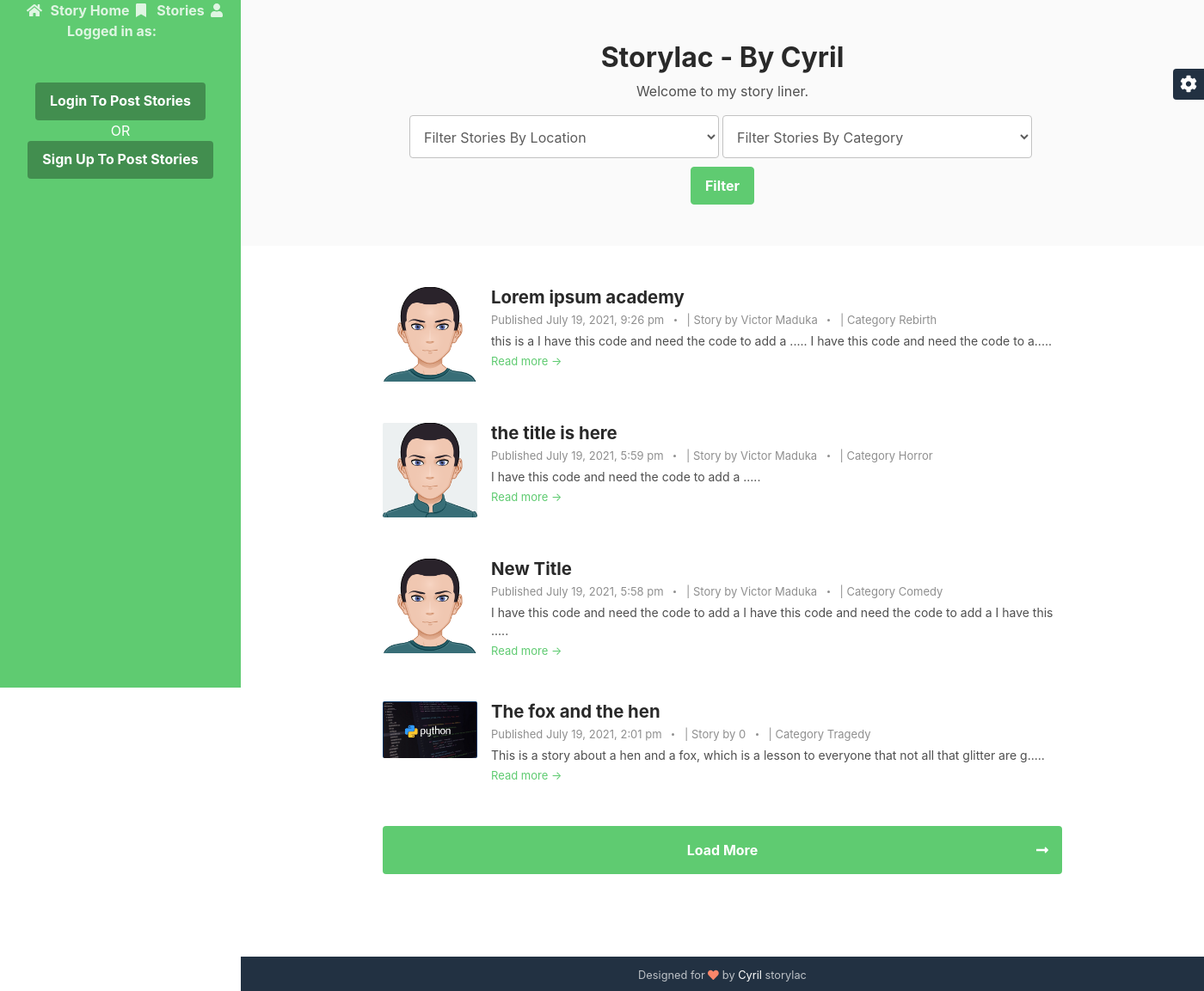
The page / on the database its author committed.
### tables this page shows
CREATE TABLE `stories` (
  `id` int(11) NOT NULL,
  `category` text,
  `story_title` text NOT NULL,
  `story_body` text NOT NULL,
  `location` text NOT NULL,
  `photo` text NOT NULL,
  `user_id` text NOT NULL,
  `name` text,
  `posted_on` text NOT NULL
);

### index.php (the view, shortened to what this page needs)
<!DOCTYPE html>
<html lang="en">
<?php include('navs/head.php') ?>
<body>
    <?php include('navs/header.php') ?>
    <div class="main-wrapper">
	    <section class="cta-section theme-bg-light py-5">
		    <div class="container text-center">
			    <h2 class="heading">Storylac - By Cyril </h2>
			    <div class="intro">Welcome to my story liner.</div>
			    <form class="signup-form form-inline justify-content-center pt-3" action="<?php echo htmlspecialchars($_SERVER["PHP_SELF"]);?>" method="GET">
                    <div class="form-group">
                        <select name="location" style="height: 50px; margin-bottom: 10px"  class="form-control mr-md-1">
                        	<option value="" class="sr-only" for="semail">Filter Stories By Location</option>
                        </select>
                    </div>
                    <div class="form-group">
                        <select style="height: 50px; margin-bottom: 10px" name="category" class="form-control mr-md-1">
                        	<option value="">Filter Stories By Category</option>
                        </select>
                    </div>
                    <button type="submit" class="btn btn-primary">Filter</button>
                </form>
		    </div>
	    </section>
	    <section class="blog-list px-3 py-5 p-md-5">
	    	<?php
              if(!isset($_GET['location']))
                {
	    	?>
		    <div class="container">
		    	<?php
                 $sql ="SELECT * FROM stories ORDER BY id desc";
                 $stmt = $conn->prepare($sql);
                 $stmt->execute();
                 $data = $stmt->fetchAll();
		    	 ?>
		    	 <?php
                 foreach ($data as $res) {
                 	?>
			    <div class="item mb-5 story">
				    <div class="media">
					    <img class="mr-3 img-fluid post-thumb d-none d-md-flex" src="<?php echo $res['photo']; ?> " alt="image">
					    <div class="media-body">
						    <h3 class="title mb-1"><a href="blog-post.php?id=<?php echo $res['id']; ?> "><?php echo $res['story_title']; ?> </a></h3>
						    <div class="meta mb-1"><span class="date">Published <?php echo $res['posted_on']; ?> </span> | <span class="date">Story by <?php echo $res['name']; ?> </span> | <span class="date">Category <?php echo $res['category']; ?></span></div>
						    <div class="intro"><?php echo substr($res['story_body'],0,100)?>..... </div>
						    <a class="more-link" href="blog-post.php?id=<?php echo $res['id']; ?> ">Read more &rarr;</a>
					    </div>
				    </div>
			    </div>
			    <?php }
		    	  ?>
			    <nav  class="blog-nav nav nav-justified my-5">
				  <a  id="loadMore" class="nav-link-next nav-item nav-link rounded" href="blog-list.html">Load More<i class="arrow-next fas fa-long-arrow-alt-right"></i></a>
				</nav>
		    </div>
		<?php }?>
	    </section>
	    <?php include('navs/footer.php');?>
    </div>
    <div id="config-panel" class="config-panel d-none d-lg-block">
        <div class="panel-inner">
            <a id="config-trigger" class="config-trigger config-panel-hide text-center" href="#"><i class="fas fa-cog fa-spin mx-auto" data-fa-transform="down-6" ></i></a>
        </div>
    </div>
</body>
</html>

### navs/head.php (shortened to what this page needs)
<head>
    <link rel="stylesheet" href="//cdnjs.cloudflare.com/ajax/libs/highlight.js/9.14.2/styles/monokai-sublime.min.css">
    <link id="theme-style" rel="stylesheet" href="assets/css/theme-1.css">
</head>

### navs/header.php (shortened to what this page needs)
   <?php include('functions/dbconnection.php') ?>
   <?php
$name_err=$story_title_err=$story_photo_err=$story_content_err=$story_location_err="";
    ?>
<header style="overflow-y: scroll;" class="header text-center">
	    <ul style="display: inline;padding: 20px;"  class="navbar-nav flex-column text-left">
					<li style="display: inline;"   class="nav-item">
					    <a style="display: inline;"  class="nav-link" href="/storries"><i class="fas fa-home fa-fw mr-2"></i>Story Home </a>
					</li>
					<li style="display: inline;"  class="nav-item ">
					    <a style="display: inline;"  class="nav-link" href="blog-post.php"><i class="fas fa-bookmark fa-fw mr-2"></i>Stories</a>
					</li>
					<li style="display: inline;"  class="nav-item">
					    <a  style="display: inline;"  class="nav-link" href="about.php"><i class="fas fa-user fa-fw mr-2"></i>Logged in as: <?php if(isset($_SESSION['name'])){?><?php echo $_SESSION['name']?>  <?php }?></a>
					</li>
				</ul>
	    <nav class="navbar navbar-expand-lg navbar-dark" >
			<div id="navigation" class="collapse navbar-collapse flex-column" >
				<?php
                  if($_SESSION['user_id']!=null){
				?>
				<span style="color:#8a6219"><b><?php echo $error;?></b></span>
					 <span style="color:red"><?php echo $success;?></span>
				<h1 class="blog-name pt-lg-4 mb-0"><a href="#">Add Story</a></h1>
				<div class="profile-section pt-3 pt-lg-0">
				    <form method="POST" action="<?php echo htmlspecialchars($_SERVER["PHP_SELF"]);?>" enctype="multipart/form-data" >		<span class="error" style="color:color;font-weight: weight"> <?php echo $inserted;?></span>
					<div class="bio mb-3">
							<input placeholder="Story Title"   type="text" class="form-control" name="story_title">
						<span class="error" style="color:red"> <?php echo $story_title_err;?></span>
						</div>
						<div class="bio mb-3">
							<select class="form-control" name="story_category">
								<option value="Comedy">Comedy</option>
								<option value="Tragedy">Tragedy</option>
								<option value="Rebirth">Rebirth</option>
								<option value="Horror">Horror</option>
								<option value="Entertainment">Entertainment</option>
								<option value="Educational">Educational</option>
							</select>
						<span class="error" style="color:red"> <?php echo $story_category_err;?></span>
						</div>
						<div class="bio mb-3">
							<input type="text"  class="form-control" name="location" placeholder="input story location..." />
							<span class="error" style="color:red"><?php echo $story_location_err;?></span>
						</div>
					<div class="bio mb-3">
                        <textarea placeholder="Story Content"  name="story_content" class="form-control" style="width: 100%" rows="10"></textarea>
                        <span class="error" style="color:red"><?php echo $story_content_err;?></span>
						</div>
						<div class="bio mb-3">
							<input type="file" style="height:70px" class="form-control"  name="story_image">
							<span class="error" style="color:red"><?php echo $story_photo_err;?></span>
						</div>
						<div class="bio mb-3">
							<input type="submit" name="send_story" class="btn btn-secondary" />
						</div>
                    </form>
                    <div>
	                <h1 class="blog-name pt-lg-4 mb-0"><a href="#">My Stories</a></h1>
                    	<ul>
                    		<?php
                 $sql ="SELECT * FROM stories WHERE user_id=:id ORDER BY id desc ";
                 $stmt = $conn->prepare($sql);
                 $stmt->execute(['id'=>$_SESSION['user_id']]);
                 $data = $stmt->fetchAll();
		    	 ?>
		    	 <?php
                 foreach ($data as $res) {
                 	?>
                    		<li style="text-align: left;"><a href="blog-post.php?id=<?php  echo $res['id']; ?>" style='color:white'><?php  echo $res['story_title']; ?></a></li>
                    	<?php } ?>
                    	</ul>
                    </div>
					<!-- <ul class="social-list list-inline py-3 mx-auto">
			            <li class="list-inline-item"><a href="#"><i class="fab fa-twitter fa-fw"></i></a></li>
			            <li class="list-inline-item"><a href="#"><i class="fab fa-linkedin-in fa-fw"></i></a></li>
			            <li class="list-inline-item"><a href="#"><i class="fab fa-github-alt fa-fw"></i></a></li>
			            <li class="list-inline-item"><a href="#"><i class="fab fa-stack-overflow fa-fw"></i></a></li>
			            <li class="list-inline-item"><a href="#"><i class="fab fa-codepen fa-fw"></i></a></li>
			        </ul> -->
			        <hr>
				</div>
                   <a class="btn btn-primary" data-toggle="modal" data-target="#modalLogoutForm" href="" target="_blank">Logout</a>
				<?php } else {?>
				<div class="my-2 my-md-3">
				    <a class="btn btn-primary" data-toggle="modal" data-target="#modalLoginForm" href="https://themes.3rdwavemedia.com/" target="_blank">Login To Post Stories</a>
				    <br>OR
				    <br>
				    <a class="btn btn-primary" data-toggle="modal" data-target="#modalSignupForm" href="https://themes.3rdwavemedia.com/" target="_blank">Sign Up To Post Stories</a>
				</div>
			<?php }?>
			</div>
		</nav>
    </header>

### navs/footer.php
<footer class="footer text-center py-2 theme-bg-dark">
                <small class="copyright">Designed for <i class="fas fa-heart" style="color: #fb866a;"></i> by <a href="#" target="_blank">Cyril</a> storylac</small>
	    </footer>

### rows shown on the page
stories: photo (picture), story_title "Lorem ipsum academy", posted_on "July 19, 2021, 9:26 pm", name "Victor Maduka", category "Rebirth", story_body "this is a I have this code and need the code to add a ..... I have this code and need the code to a"
stories: photo (picture), story_title "the title is here", posted_on "July 19, 2021, 5:59 pm", name "Victor Maduka", category "Horror", story_body "I have this code and need the code to add a"
stories: photo (picture), story_title "New Title", posted_on "July 19, 2021, 5:58 pm", name "Victor Maduka", category "Comedy", story_body "I have this code and need the code to add a I have this code and need the code to add a I have this"
stories: photo (picture), story_title "The fox and the hen", posted_on "July 19, 2021, 2:01 pm", name "0", category "Tragedy", story_body "This is a story about a hen and a fox, which is a lesson to everyone that not all that glitter are g"
